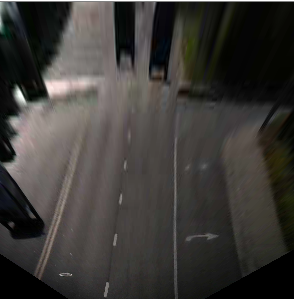
%> input picture VisionProcessingSystem/test_images/transformed.png, 294 x 299 px
$ octave Filter_tests.m   (GNU Octave 9; MATLAB toolbox functions it lacks are replaced by stand-ins)
%> lines starting %> are read from the running program, lines starting %| are printed output that depends on the picture; in (x1, y1, x2, y2) boxes, pixels count from 0 and x2, y2 are one past the last pixel; in counts of white or black regions, pixels touching at a corner belong together; the program's own positions count from 1
%> further down, img is the input picture: size 299x294x3 uint8; mean R, G, B 60.7, 58.2, 54.9
### VisionProcessingSystem/test_images/createMask_RGBTOPDOWNLINES.m
function [BW,maskedRGBImage] = createMask_RGBTOPDOWNLINES(RGB)
%createMask  Threshold RGB image using auto-generated code from colorThresholder app.
%  [BW,MASKEDRGBIMAGE] = createMask(RGB) thresholds image RGB using
%  auto-generated code from the colorThresholder App. The colorspace and
%  minimum/maximum values for each channel of the colorspace were set in the
%  App and result in a binary mask BW and a composite image maskedRGBImage,
%  which shows the original RGB image values under the mask BW.

% Auto-generated by colorThresholder app on 16-Nov-2016
%------------------------------------------------------


% Convert RGB image to chosen color space
I = RGB;

% Define thresholds for channel 1 based on histogram settings
channel1Min = 84.000;
channel1Max = 133.000;

% Define thresholds for channel 2 based on histogram settings
channel2Min = 92.000;
channel2Max = 133.000;

% Define thresholds for channel 3 based on histogram settings
channel3Min = 80.000;
channel3Max = 119.000;

% Create mask based on chosen histogram thresholds
sliderBW = (I(:,:,1) >= channel1Min ) & (I(:,:,1) <= channel1Max) & ...
    (I(:,:,2) >= channel2Min ) & (I(:,:,2) <= channel2Max) & ...
    (I(:,:,3) >= channel3Min ) & (I(:,:,3) <= channel3Max);
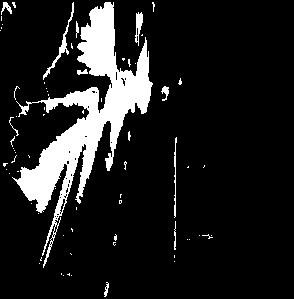
%> sliderBW: size 299x294 logical; 12.2% white; 71 white regions (59 under 20 px), largest, box (x1, y1, x2, y2) and area: (12, 2, 153, 268) 9624, (43, 2, 74, 80) 250, (135, 12, 143, 46) 146
BW = sliderBW;

% Invert mask
BW = ~BW;

% Initialize output masked image based on input image.
maskedRGBImage = RGB;

% Set background pixels where BW is false to zero.
maskedRGBImage(repmat(~BW,[1 1 3])) = 0;
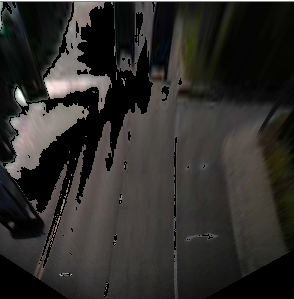
%> maskedRGBImage: size 299x294x3 uint8; 12.23% of pixels changed, all inside (x1, y1, x2, y2) = (0, 2, 213, 297)


end

### VisionProcessingSystem/test_images/Filter_tests.m
img = imread('transformed.png');

img1 = createMask_RGBTOPDOWNLINES(img);

BW1 = edge(img1,'Prewitt');
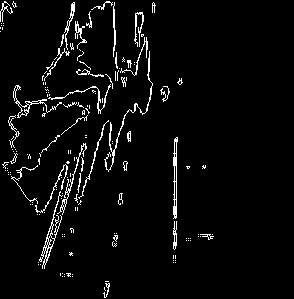
%> BW1: size 299x294 logical; 4.1% white in thin lines or dots, all inside (x1, y1, x2, y2) = (0, 1, 214, 298)


imshow(img)
imshow(img1)
imshow(BW1)

$ run again, with VisionProcessingSystem/test_images/perspective_trans_research.png copied over VisionProcessingSystem/test_images/transformed.png
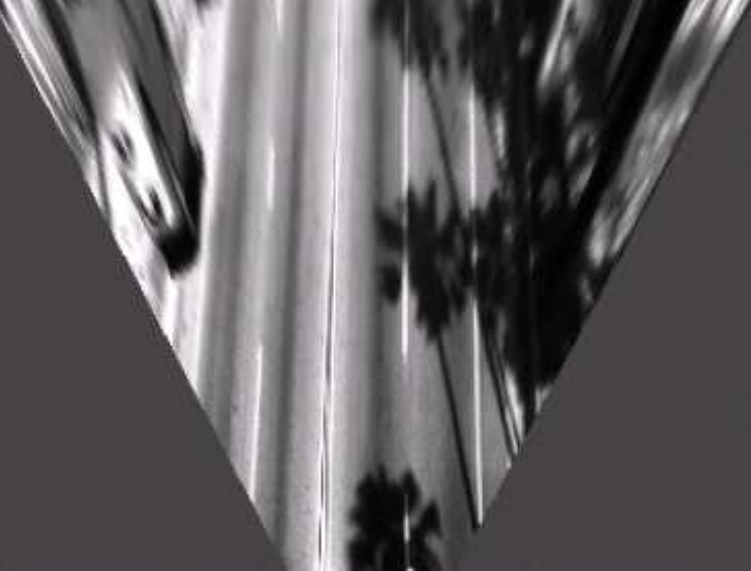
%> input picture VisionProcessingSystem/test_images/perspective_trans_research.png, 751 x 571 px
%> img is the input picture: size 571x751x3 uint8; mean R, G, B 95.7, 93.3, 94.4
%> in createMask_RGBTOPDOWNLINES, `sliderBW = (I(:,:,1) >= channel1Min ) & (I(:,:,1) <= channel1Max) & (I..`:
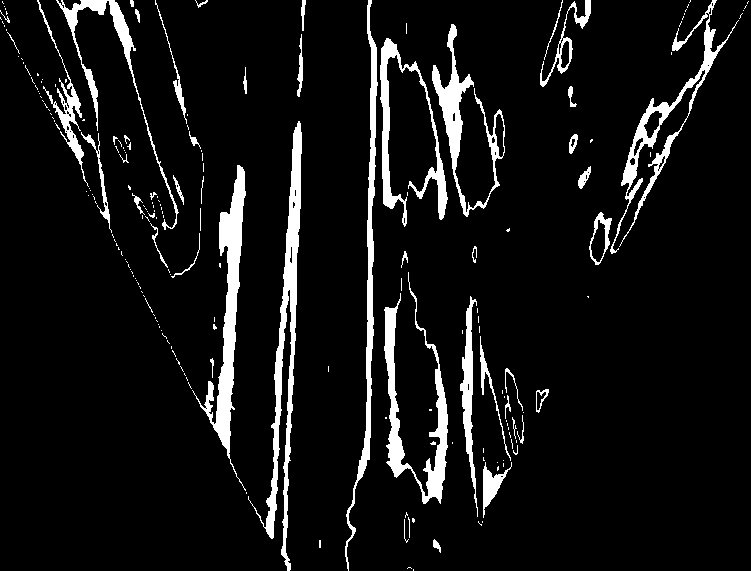
%> sliderBW: size 571x751 logical; 7.7% white; 204 white regions (154 under 20 px), largest, box (x1, y1, x2, y2) and area: (248, 121, 302, 571) 4700, (192, 165, 246, 491) 4144, (384, 272, 448, 504) 3489
%> maskedRGBImage: size 571x751x3 uint8; 7.74% of pixels changed, all inside (x1, y1, x2, y2) = (0, 0, 749, 571)
%> `BW1 = edge(img1,'Prewitt');`:
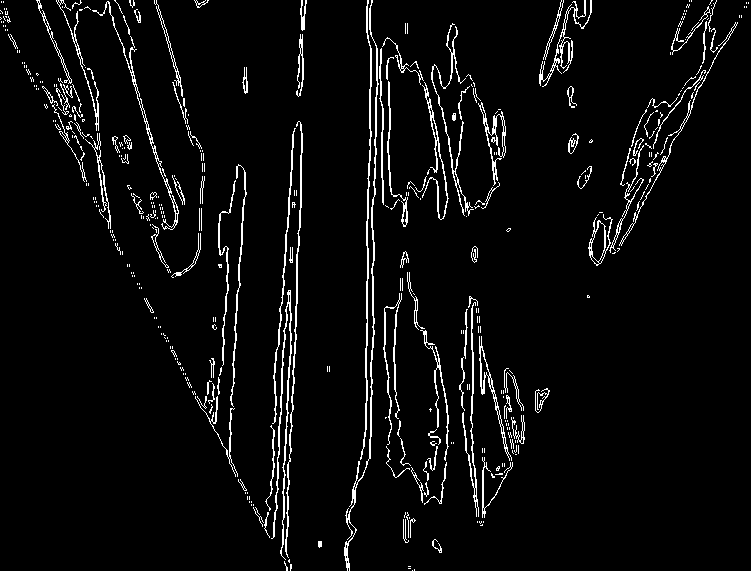
%> BW1: size 571x751 logical; 4.5% white in thin lines or dots
